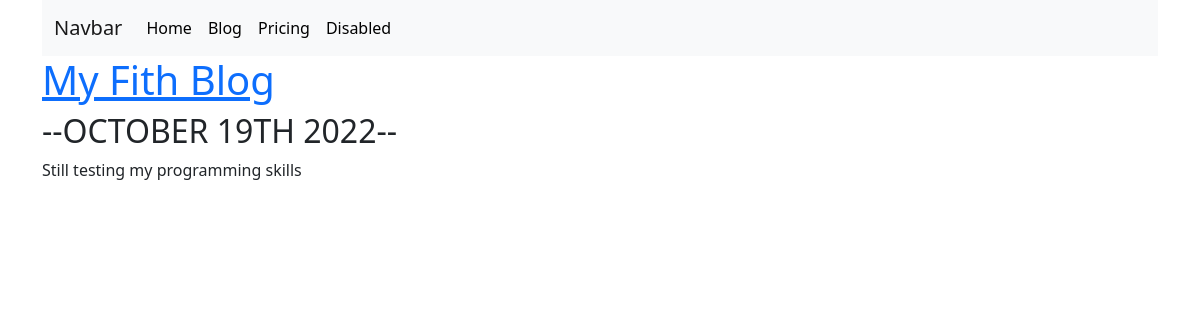
The page /blog/5/ on the database as committed earlier.
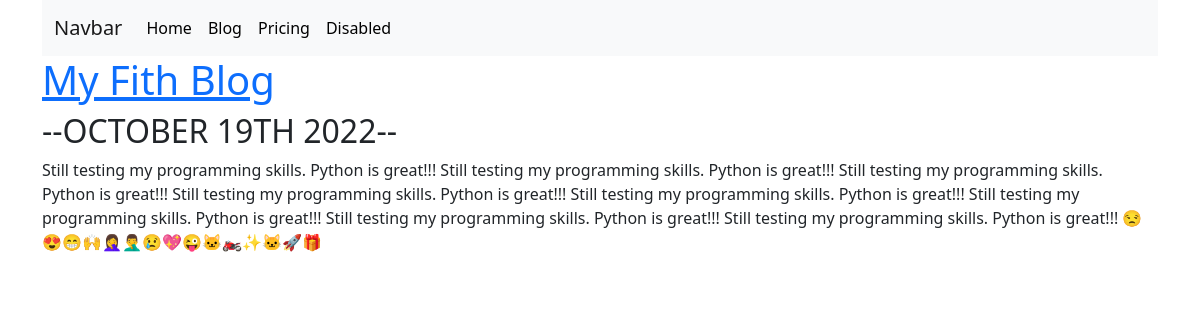
The same page on the database as committed later.
### blog/models.py (models this page shows, shortened)
class Blog(models.Model):
    title = models.CharField(max_length=200)
    description = models.TextField()
    date = models.DateField()

### blog/views.py (the view)
# urls.py: path('<int:blog_id>/', views.detail,  name='detail'), # you alsoe have to create a render request in views
def detail( request,  blog_id):
    blog = get_object_or_404(Blog, pk=blog_id)
    return render(request, 'blog/detail.html',  {'blog':blog})

### blog/templates/blog/detail.html
{% extends 'portfolio/base.html' %}
{% block content %}
<a href="{% url 'blog:detail' blog.id %}"><h1>{{ blog.title }}</h1></a>
<h2>--{{ blog.date|date:'F jS Y'| upper}}--</h2>
<p>{{ blog.description|safe }}</p>
{% endblock %}

Rows that differ between the two databases and show on the page:
changed Blog "My Fith Blog": description "Still testing my programming skills" → "Still testing my programming skills. Python is great!!! Still testing my programming skills. Python is great!!! Still testing my programming skills. Python is great!!! Still testing my programming skills. Python is great!!! Still testing my programming skills. Python is great!!! Still testing my programming skills. Python is great!!! Still testing my programming skills. Python is great!!! Still testing my programming skills. Python is great!!! 😒😍😁🙌🤦‍♀️🤦‍♂️😢💖😜🐱‍🏍✨🐱‍🚀🎁"
